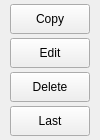
<?xml version="1.0" encoding="UTF-8"?>
<ui version="4.0">
 <class>TooltipMenu</class>
 <widget class="QWidget" name="TooltipMenu">
  <property name="geometry">
   <rect>
    <x>0</x>
    <y>0</y>
    <width>100</width>
    <height>140</height>
   </rect>
  </property>
  <property name="minimumSize">
   <size>
    <width>90</width>
    <height>110</height>
   </size>
  </property>
  <property name="maximumSize">
   <size>
    <width>16777215</width>
    <height>140</height>
   </size>
  </property>
  <property name="windowTitle">
   <string>Form</string>
  </property>
  <layout class="QVBoxLayout" name="verticalLayout_2">
   <property name="spacing">
    <number>0</number>
   </property>
   <property name="leftMargin">
    <number>0</number>
   </property>
   <property name="topMargin">
    <number>0</number>
   </property>
   <property name="rightMargin">
    <number>0</number>
   </property>
   <property name="bottomMargin">
    <number>0</number>
   </property>
   <item>
    <widget class="QWidget" name="container" native="true">
     <layout class="QVBoxLayout" name="verticalLayout_3">
      <property name="spacing">
       <number>0</number>
      </property>
      <property name="leftMargin">
       <number>10</number>
      </property>
      <property name="topMargin">
       <number>0</number>
      </property>
      <property name="rightMargin">
       <number>0</number>
      </property>
      <property name="bottomMargin">
       <number>0</number>
      </property>
      <item alignment="Qt::AlignLeft">
       <widget class="QPushButton" name="btnCopy">
        <property name="sizePolicy">
         <sizepolicy hsizetype="Maximum" vsizetype="Fixed">
          <horstretch>0</horstretch>
          <verstretch>0</verstretch>
         </sizepolicy>
        </property>
        <property name="minimumSize">
         <size>
          <width>0</width>
          <height>30</height>
         </size>
        </property>
        <property name="maximumSize">
         <size>
          <width>16777215</width>
          <height>30</height>
         </size>
        </property>
        <property name="focusPolicy">
         <enum>Qt::NoFocus</enum>
        </property>
        <property name="text">
         <string>Copy</string>
        </property>
       </widget>
      </item>
      <item alignment="Qt::AlignLeft">
       <widget class="QPushButton" name="btnEdit">
        <property name="sizePolicy">
         <sizepolicy hsizetype="Maximum" vsizetype="Fixed">
          <horstretch>0</horstretch>
          <verstretch>0</verstretch>
         </sizepolicy>
        </property>
        <property name="minimumSize">
         <size>
          <width>0</width>
          <height>30</height>
         </size>
        </property>
        <property name="maximumSize">
         <size>
          <width>16777215</width>
          <height>30</height>
         </size>
        </property>
        <property name="focusPolicy">
         <enum>Qt::NoFocus</enum>
        </property>
        <property name="text">
         <string>Edit</string>
        </property>
       </widget>
      </item>
      <item alignment="Qt::AlignLeft">
       <widget class="QPushButton" name="btnDelete">
        <property name="sizePolicy">
         <sizepolicy hsizetype="Maximum" vsizetype="Fixed">
          <horstretch>0</horstretch>
          <verstretch>0</verstretch>
         </sizepolicy>
        </property>
        <property name="minimumSize">
         <size>
          <width>0</width>
          <height>30</height>
         </size>
        </property>
        <property name="maximumSize">
         <size>
          <width>16777215</width>
          <height>30</height>
         </size>
        </property>
        <property name="focusPolicy">
         <enum>Qt::NoFocus</enum>
        </property>
        <property name="text">
         <string>Delete</string>
        </property>
       </widget>
      </item>
      <item alignment="Qt::AlignLeft">
       <widget class="QPushButton" name="btnLast">
        <property name="sizePolicy">
         <sizepolicy hsizetype="Maximum" vsizetype="Fixed">
          <horstretch>0</horstretch>
          <verstretch>0</verstretch>
         </sizepolicy>
        </property>
        <property name="minimumSize">
         <size>
          <width>0</width>
          <height>30</height>
         </size>
        </property>
        <property name="maximumSize">
         <size>
          <width>16777215</width>
          <height>30</height>
         </size>
        </property>
        <property name="focusPolicy">
         <enum>Qt::NoFocus</enum>
        </property>
        <property name="text">
         <string>Last</string>
        </property>
       </widget>
      </item>
     </layout>
    </widget>
   </item>
  </layout>
 </widget>
 <resources/>
 <connections/>
</ui>
